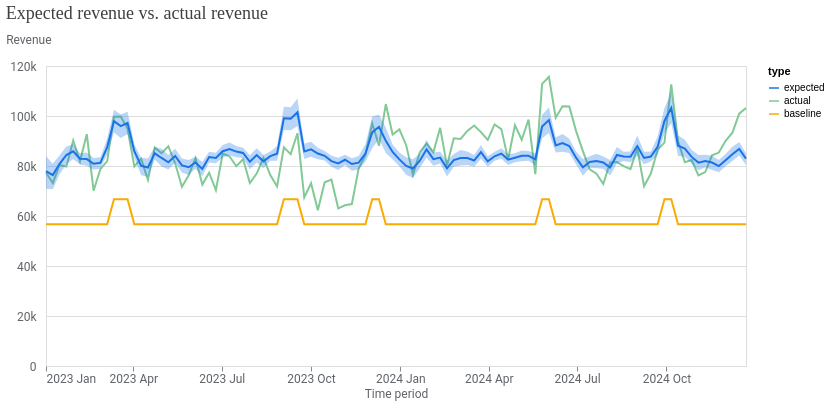

This figure's notebook cell:
### Code cell
model_fit = visualizer.ModelFit(mmm)
model_fit.plot_model_fit()

### Figure 1 — Vega-Lite specification as saved in the notebook (floating-point values rounded to 4 significant figures; data arrays with more than 128 entries replaced by an {"elided": "..."} marker saying what was removed)
{"config": {"view": {"continuousWidth": 300, "continuousHeight": 300}, "axis": {"labelColor": "#5F6368", "labelFont": "Roboto", "labelFontSize": 12, "titleColor": "#5F6368", "titleFont": "Roboto", "titleFontSize": 12, "titleFontWeight": "normal"}}, "layer": [{"mark": {"type": "line"}, "encoding": {"color": {"field": "type", "scale": {"domain": ["expected", "actual", "baseline"], "range": ["#1A73E8", "#81C995", "#F9AB00"]}, "type": "nominal"}, "x": {"axis": {"domainColor": "#DADCE0", "format": "%Y %b", "grid": false, "tickCount": 8}, "field": "time", "title": "Time period", "type": "temporal"}, "y": {"axis": {"domain": false, "labelExpr": "replace(format(datum.value, '.3~s'), 'G', 'B')", "labelPadding": 10, "tickCount": 5, "ticks": false, "titleAlign": "left", "titleAngle": 0, "titleY": -20}, "field": "mean", "title": "Revenue", "type": "quantitative"}}}, {"mark": {"type": "rule", "opacity": 0}, "encoding": {"opacity": {"condition": {"param": "param_2", "value": 0.3, "empty": false}, "value": 0}, "tooltip": [{"field": "time", "title": "Time period", "type": "temporal"}, {"field": "expected", "format": ",.0f", "title": "Expected", "type": "quantitative"}, {"field": "actual", "format": ",.0f", "title": "Actual", "type": "quantitative"}, {"field": "baseline", "format": ",.0f", "title": "Baseline", "type": "quantitative"}], "x": {"field": "time", "type": "temporal"}}, "name": "view_2", "transform": [{"pivot": "type", "value": "mean", "groupby": ["time"]}]}, {"mark": {"type": "circle", "filled": false, "size": 36}, "encoding": {"color": {"field": "type", "legend": null, "scale": {"domain": ["expected", "actual", "baseline"], "range": ["#1A73E8", "#81C995", "#F9AB00"]}, "type": "nominal"}, "opacity": {"condition": {"param": "param_2", "value": 1, "empty": false}, "value": 0}, "x": {"field": "time", "type": "temporal"}, "y": {"field": "mean", "type": "quantitative"}}}, {"mark": {"type": "area", "opacity": 0.3}, "encoding": {"color": {"field": "type", "legend": null, "scale": {"domain": ["expected"], "range": ["#1A73E8"]}, "type": "nominal"}, "x": {"field": "time", "type": "temporal"}, "y": {"field": "ci_hi", "type": "quantitative"}, "y2": {"field": "ci_lo"}}}], "data": {"name": "data-22d4c20a5ab8662dfa02ce86985a938a"}, "params": [{"name": "param_2", "select": {"type": "point", "clear": "pointerout", "fields": ["time"], "nearest": true, "on": "pointerover"}, "views": ["view_2"]}], "resolve": {"scale": {"color": "independent"}}, "title": {"text": "Expected revenue vs. actual revenue", "anchor": "start", "color": "#3C4043", "font": "Google Sans Display", "fontSize": 18, "fontWeight": "normal", "offset": 10}, "width": 700, "$schema": "https://vega.github.io/schema/vega-lite/v5.20.1.json", "datasets": {"data-22d4c20a5ab8662dfa02ce86985a938a": {"elided": "312 records"}}}
